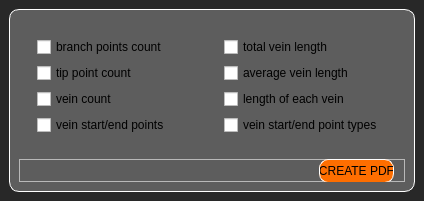
<?xml version="1.0" encoding="UTF-8"?>
<ui version="4.0">
 <class>SecondWindow</class>
 <widget class="QMainWindow" name="SecondWindow">
  <property name="geometry">
   <rect>
    <x>0</x>
    <y>0</y>
    <width>424</width>
    <height>201</height>
   </rect>
  </property>
  <property name="windowTitle">
   <string>Vessel Analiysis Program | Report</string>
  </property>
  <widget class="QWidget" name="wdgt_sw">
   <property name="styleSheet">
    <string notr="true">#wdgt_sw{
background-color : #282828;
}</string>
   </property>
   <layout class="QVBoxLayout" name="verticalLayout_2">
    <item>
     <widget class="QFrame" name="frm_sw">
      <property name="styleSheet">
       <string notr="true">#frm_sw{
background-color:#5d5d5d;
border: 1px solid white;
border-radius:10px;
}</string>
      </property>
      <layout class="QVBoxLayout" name="verticalLayout">
       <item>
        <widget class="QFrame" name="frm_choices_sw">
         <layout class="QHBoxLayout" name="horizontalLayout">
          <item>
           <widget class="QFrame" name="frm_menu2_sw">
            <layout class="QVBoxLayout" name="verticalLayout_4">
             <item>
              <widget class="QCheckBox" name="checkBox_sw_bpCount">
               <property name="text">
                <string>branch points count</string>
               </property>
              </widget>
             </item>
             <item>
              <widget class="QCheckBox" name="checkBox_sw_tpCount">
               <property name="text">
                <string>tip point count</string>
               </property>
              </widget>
             </item>
             <item>
              <widget class="QCheckBox" name="checkBox_sw_vCount">
               <property name="text">
                <string>vein count</string>
               </property>
              </widget>
             </item>
             <item>
              <widget class="QCheckBox" name="checkBox_sw_veinSEP">
               <property name="text">
                <string>vein start/end points</string>
               </property>
              </widget>
             </item>
            </layout>
           </widget>
          </item>
          <item>
           <widget class="QFrame" name="frm_menu1_sw">
            <layout class="QVBoxLayout" name="verticalLayout_3">
             <item>
              <widget class="QCheckBox" name="checkBox_sw_tvLength">
               <property name="text">
                <string>total vein length</string>
               </property>
              </widget>
             </item>
             <item>
              <widget class="QCheckBox" name="checkBox_sw_avLength">
               <property name="text">
                <string>average vein length</string>
               </property>
              </widget>
             </item>
             <item>
              <widget class="QCheckBox" name="checkBox_sw_evLength">
               <property name="text">
                <string>length of each vein</string>
               </property>
              </widget>
             </item>
             <item>
              <widget class="QCheckBox" name="checkBox_sw_vSEPType">
               <property name="text">
                <string>vein start/end point types</string>
               </property>
              </widget>
             </item>
            </layout>
           </widget>
          </item>
         </layout>
        </widget>
       </item>
       <item>
        <widget class="QFrame" name="frm_pbtn_sw">
         <property name="frameShape">
          <enum>QFrame::Shape::StyledPanel</enum>
         </property>
         <property name="frameShadow">
          <enum>QFrame::Shadow::Raised</enum>
         </property>
         <widget class="QPushButton" name="pbtn_create_pdf">
          <property name="geometry">
           <rect>
            <x>300</x>
            <y>0</y>
            <width>75</width>
            <height>24</height>
           </rect>
          </property>
          <property name="styleSheet">
           <string notr="true">QPushButton{
 background-color: #FE6E00;
 border-style: solid;
 border-width:1px;
 border-radius:9px;
 border-color: white;
}

QPushButton:hover{
background-color: #FF8303;
}</string>
          </property>
          <property name="text">
           <string>CREATE PDF</string>
          </property>
         </widget>
        </widget>
       </item>
      </layout>
     </widget>
    </item>
   </layout>
  </widget>
 </widget>
 <resources/>
 <connections/>
</ui>
